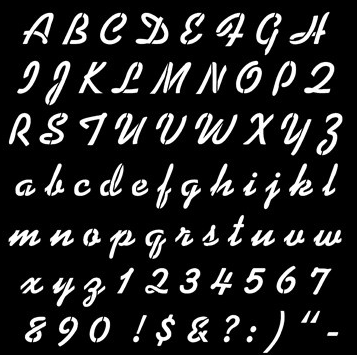
#> input picture 13_erosionDilation/letter.png, 357 x 355 px
$ jupyter execute cv_13_03.ipynb
#> lines starting #> are read from the running program, lines starting #| are printed output that depends on the picture
[cell 1]
__author__ = 'pbj00812@gmail.com'

[cell 2]
import numpy as np
import cv2

[cell 3]
def morph():
    img1 = cv2.imread('letter.png', cv2.IMREAD_GRAYSCALE)
#> img1 is the input picture: shape (355, 357); min 0, max 255, mean 36.2
    img2 = cv2.imread('a.png', cv2.IMREAD_GRAYSCALE)
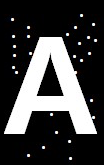
#> input picture 13_erosionDilation/a.png, 104 x 165 px
#> img2: shape (165, 104); min 0, max 255, mean 63.7
    img3 = cv2.imread('b.png', cv2.IMREAD_GRAYSCALE)
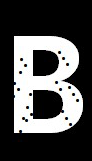
#> input picture 13_erosionDilation/b.png, 92 x 161 px
#> img3: shape (161, 92); min 0, max 255, mean 76.4

    kernel = np.ones((3, 3), np.uint8)

    grad = cv2.morphologyEx(img1, cv2.MORPH_GRADIENT, kernel)
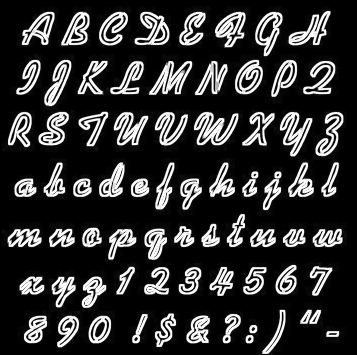
#> grad: shape (355, 357); min 0, max 255, mean 50.1
    tophat = cv2.morphologyEx(img2, cv2.MORPH_TOPHAT, kernel)
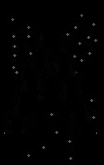
#> tophat: shape (165, 104); min 0, max 97, mean 1.3
    blackhat = cv2.morphologyEx(img2, cv2.MORPH_BLACKHAT, kernel)

    cv2.imshow('grad', grad)
    cv2.imshow('tophat', tophat)
    cv2.imshow('blackhat', blackhat)

    cv2.waitKey(0)
    cv2.destroyAllWindows()
